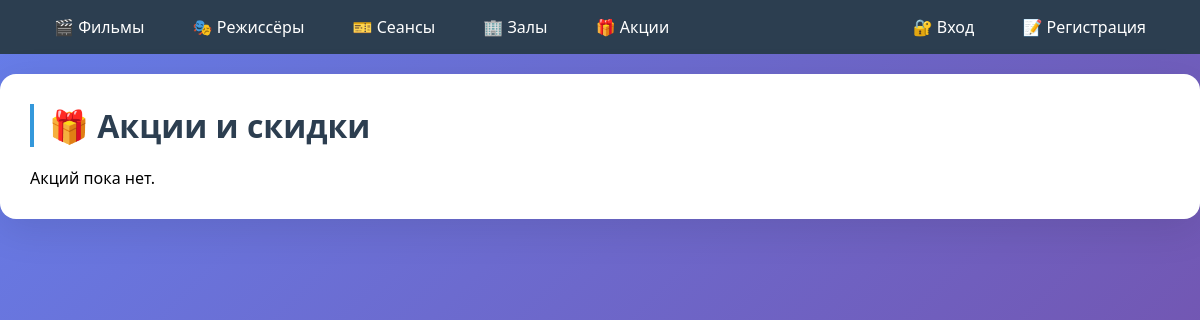
Before: /promotions/ with the older database file.
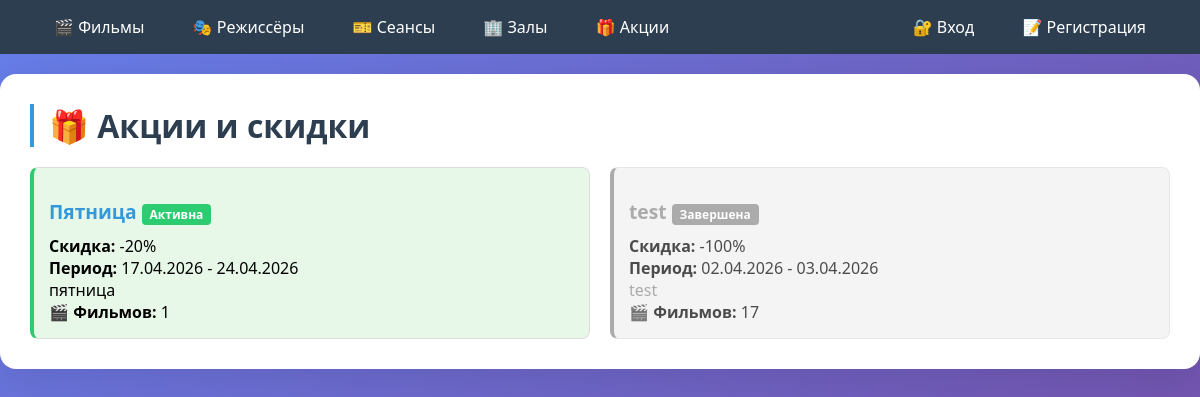
After: the same page with the newer database file.
### cinema/models.py (models this page shows, shortened)
class Promotion(models.Model):
    name = models.CharField('Название акции', max_length=200)
    description = models.TextField('Описание')
    discount_percent = models.IntegerField('Скидка %')
    start_date = models.DateField('Дата начала')
    end_date = models.DateField('Дата окончания')
    movies = models.ManyToManyField(Movie, through='MoviePromotion', verbose_name='Фильмы', blank=True)
    is_active = models.BooleanField('Активна', default=True)
    def is_currently_active(self):
        from django.utils import timezone
        today = timezone.now().date()
        return self.is_active and self.start_date <= today <= self.end_date
    class Meta:
        verbose_name = 'Акция'
        verbose_name_plural = 'Акции'

### cinema/views.py (the view)
# urls.py: path('promotions/', views.promotion_list, name='promotion_list'),
def promotion_list(request):
    promotions = Promotion.objects.all()
    return render(request, 'cinema/promotion_list.html', {'promotions': promotions})

### cinema/templates/cinema/promotion_list.html (shortened to what this page needs)
{% extends 'cinema/base.html' %}
{% block content %}
<h1>🎁 Акции и скидки</h1>
{% if promotions %}
    <div style="display: flex; flex-wrap: wrap; gap: 20px; margin-top: 20px;">
        {% for promotion in promotions %}
            {% with is_active=promotion.is_currently_active %}
            <div style="flex: 1; min-width: 300px; border: 1px solid #ddd; border-radius: 8px; padding: 15px;
                        {% if is_active %}
                            background: #e8f8e8; border-left: 4px solid #2ecc71;
                        {% else %}
                            background: #f0f0f0; border-left: 4px solid #888; opacity: 0.7;
                        {% endif %}">
                <h3>
                    <a href="{% url 'promotion_detail' promotion.id %}" style="{% if not is_active %}color: #888;{% endif %}">
                        {{ promotion.name }}
                    </a>
                    {% if is_active %}
                        <span style="background: #2ecc71; color: white; padding: 2px 8px; border-radius: 4px; font-size: 12px;">Активна</span>
                    {% else %}
                        <span style="background: #888; color: white; padding: 2px 8px; border-radius: 4px; font-size: 12px;">Завершена</span>
                    {% endif %}
                </h3>
                <p><strong>Скидка:</strong> -{{ promotion.discount_percent }}%</p>
                <p><strong>Период:</strong> {{ promotion.start_date|date:"d.m.Y" }} - {{ promotion.end_date|date:"d.m.Y" }}</p>
                <p style="{% if not is_active %}color: #888;{% endif %}">{{ promotion.description|truncatechars:100 }}</p>
                <p><strong>🎬 Фильмов:</strong> {{ promotion.movies.count }}</p>
            </div>
            {% endwith %}
        {% endfor %}
    </div>
{% else %}
    <p>Акций пока нет.</p>
{% endif %}
{% endblock %}

Changed rows visible on the page:
added Promotion: name "Пятница", shows "Активна", discount_percent "20", start_date "17.04.2026", end_date "24.04.2026", description "пятница", movies.count "1"
added Promotion: name "test", shows "Завершена", discount_percent "100", start_date "02.04.2026", end_date "03.04.2026", description "test", movies.count "17"
Other visible differences:
text no longer shown: "Акций пока нет."
